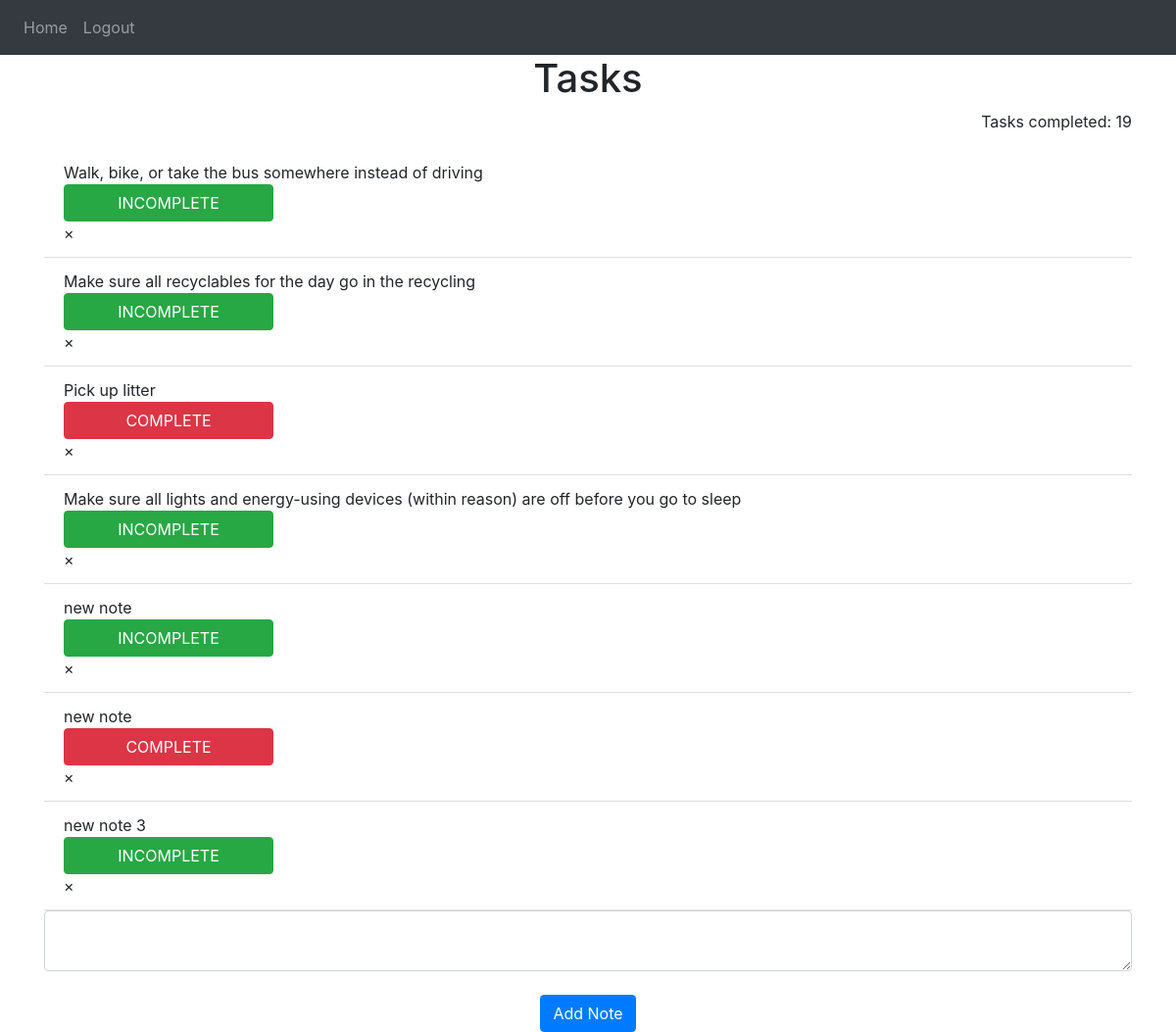
Screenshot of / (signed in) with the database file from the repository.
### website/models.py (models this page shows)
class User(db.Model, UserMixin): # create a new class to inherit from the UserMixin class
    id = db.Column(db.Integer, primary_key=True) # create a new column called id with type Integer and primary key
    email = db.Column(db.String(150), unique=True, nullable=False) # create a new column called email with type String and unique and has to be filled
    password = db.Column(db.String(150), nullable=False) # create a new column called password with type String and has to be filled
    first_name = db.Column(db.String(150))
    notes = db.relationship('Note') # create a relationship between the user and the note table
    user_state = db.Column(db.String(150))
    total_points = db.Column(db.Integer, default=0)

class Note(db.Model):
    id = db.Column(db.Integer, primary_key=True)
    data = db.Column(db.String(10000))
    date = db.Column(db.DateTime(timezone=True), default=func.now())
    user_id = db.Column(db.Integer, db.ForeignKey('user.id')) # foreign key to user table to get the user id of who made the note
    points = db.Column(db.Integer)
    complete = db.Column(db.Boolean, default=False)

### website/routes.py (the view, shortened to what this page needs)
@routes.route('/', methods=['GET', "POST"])
@login_required
def home():
    return render_template("home.html", user=current_user)

### website/__init__.py (called while the page is built)
def create_app():
    app = Flask(__name__)
    app.config['SECRET_KEY'] = 'secret key for cookies'
    app.config['SQLALCHEMY_DATABASE_URI'] = f'sqlite:///{DB_NAME}'
    db.init_app(app) # init db with current app
    from .routes import routes
    from .auth import auth
    app.register_blueprint(routes, url_prefix='/')
    app.register_blueprint(auth, url_prefix='/')
    from .models import User, Note
    login_manager = LoginManager()
    login_manager.login_view = 'auth.login'
    login_manager.init_app(app)
    @login_manager.user_loader
    def load_user(id):
        return User.query.get(int(id))
    create_database(app)
    return app

### website/templates/home.html (shortened to what this page needs)
{% extends "base.html" %} {% block title %}Home{% endblock %} {% block content
%}
<h1 align="center">Tasks</h1>
<p align="right">Tasks completed: {{ user.total_points }}</p>
<ul class="list-group list-group-flush" id="notes">
  {% for note in user.notes %}
  <li class="list-group-item">
    <div id="note">
      <div class="note-text">{{ note.data }}</div>
      {% if note.complete %}
        <button class="btn btn-danger note-complete" onClick="addPoints({{ note.id }})">COMPLETE</button>
      {% else %}
        <button class="btn btn-success note-not-complete" onClick="addPoints({{ note.id }})">INCOMPLETE</button>
      {% endif %}
    </div>
      <span aria-hidden="true">&times;</span>
  </li>
  {% endfor %}
</ul>
<form method="POST">
  <textarea name="note" id="note" class="form-control"></textarea>
  <br />
  <div align="center">
    <button type="submit" class="btn btn-primary">Add Note</button>
  </div>
</form>
{% endblock %}

### website/templates/base.html (shortened to what this page needs)
<!DOCTYPE html>
<html lang="en">
  <head>
    <link
      rel="stylesheet"
      href="https://stackpath.bootstrapcdn.com/bootstrap/4.4.1/css/bootstrap.min.css"
    />
    <link
      rel="stylesheet"
      href="https://stackpath.bootstrapcdn.com/font-awesome/4.7.0/css/font-awesome.min.css"
    />
    <link
      rel="stylesheet"
      href="{{ url_for('static', filename='stylesheet.css') }}"
    />
  </head>
  <body>
    <nav class="navbar navbar-expand-lg navbar-dark bg-dark">
      <div class="collapse navbar-collapse" id="navbar">
        <div class="navbar-nav">
          {% if user.is_authenticated %}
          <a class="nav-item nav-link" id="home" href="/">Home</a>
          <a class="nav-item nav-link" id="logout" href="/logout">Logout</a>
          {% else %}
          <a class="nav-item nav-link" id="login" href="/login">Login</a>
          <a class="nav-item nav-link" id="signUp" href="/sign-up">Sign Up</a>
          {% endif %}
        </div>
      </div>
    </nav>
    <div class="container">{% block content %}{% endblock %}</div>
  </body>
</html>

### website/static/stylesheet.css (style rules this page uses)
#note div { overflow: auto; }
.note-complete, .note-not-complete { padding: 6px; width: 20%; }
.note-text { width: 70%; }

### rows the page displays
User: total_points "19"
Note: data "Walk, bike, or take the bus somewhere instead of driving"
Note: data "Make sure all recyclables for the day go in the recycling"
Note: data "Pick up litter"
Note: data "Make sure all lights and energy-using devices (within reason) are off before you go to sleep"
Note: data "new note"
Note: data "new note"
Note: data "new note 3"
